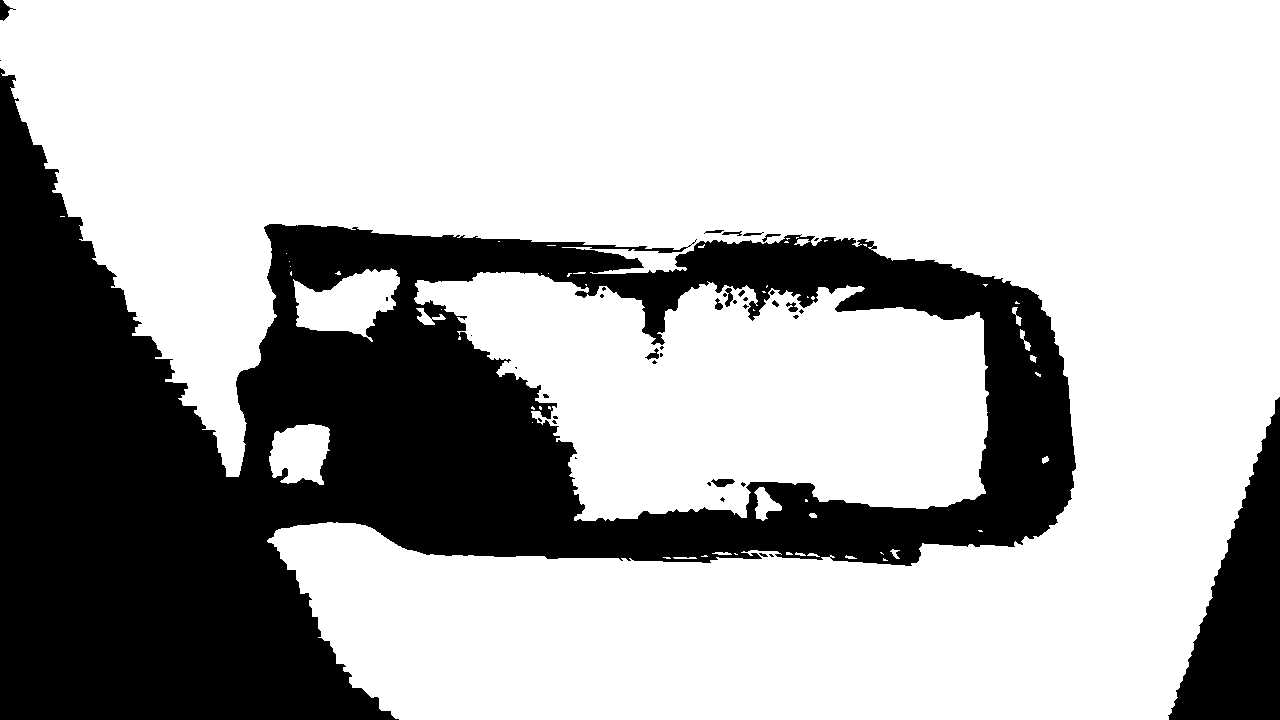
#> input picture xarm_pose_matching/images/data/depth/00000.png, 1280 x 720 px, found by its file name; its folder holds only this picture in this run
$ python convertir_video.py
#> lines starting #> are read from the running program, lines starting #| are printed output that depends on the picture
# [27 lines of commented-out code are left out]

import cv2
import os
import numpy as np

image_folder = '/home/brad/dev_ws/src/xarm_pose_matching/xarm_pose_matching/images/data/depth'
video_name = '/home/brad/dev_ws/src/xarm_pose_matching/xarm_pose_matching/images/data/videos/Depth.avi'

images = [img for img in os.listdir(image_folder) if img.endswith(".png")]
images.sort()

# Leer la primera imagen para tamaño
depth_image = cv2.imread(os.path.join(image_folder, images[0]), cv2.IMREAD_UNCHANGED)
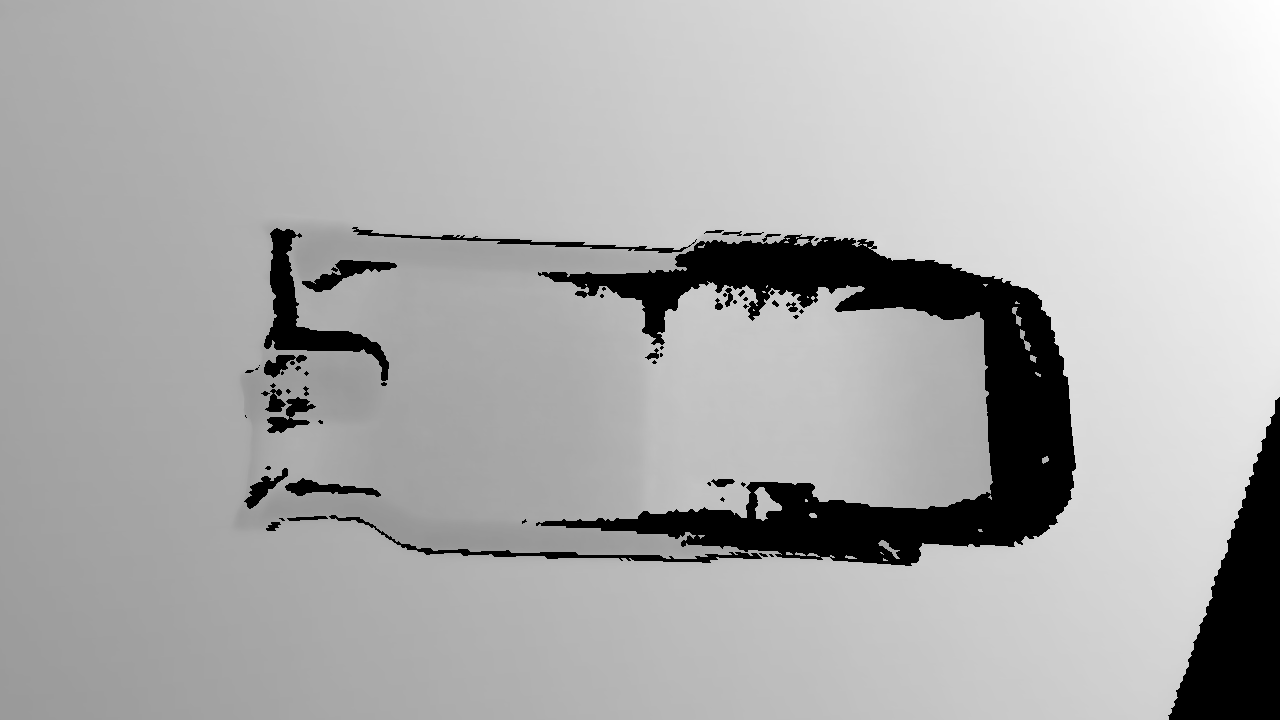
#> depth_image: shape (720, 1280) uint16; min 0, max 384, mean 260.7; drawn with min black and max white
height, width = depth_image.shape
#> height = 720; width = 1280

# Crear el video (3 canales porque convertimos la profundidad a color)
video = cv2.VideoWriter(video_name, cv2.VideoWriter_fourcc(*'XVID'), 20, (width, height))

for image in images:
    depth_raw = cv2.imread(os.path.join(image_folder, image), cv2.IMREAD_UNCHANGED)

    # Normalizar profundidad para que esté entre 0-255 (8-bit)
    depth_normalized = cv2.normalize(depth_raw, None, 0, 255, cv2.NORM_MINMAX)
    depth_normalized = np.uint8(depth_normalized)

    # Aplicar un colormap (opcional pero útil para visualización)
    depth_colored = cv2.applyColorMap(depth_normalized, cv2.COLORMAP_JET)
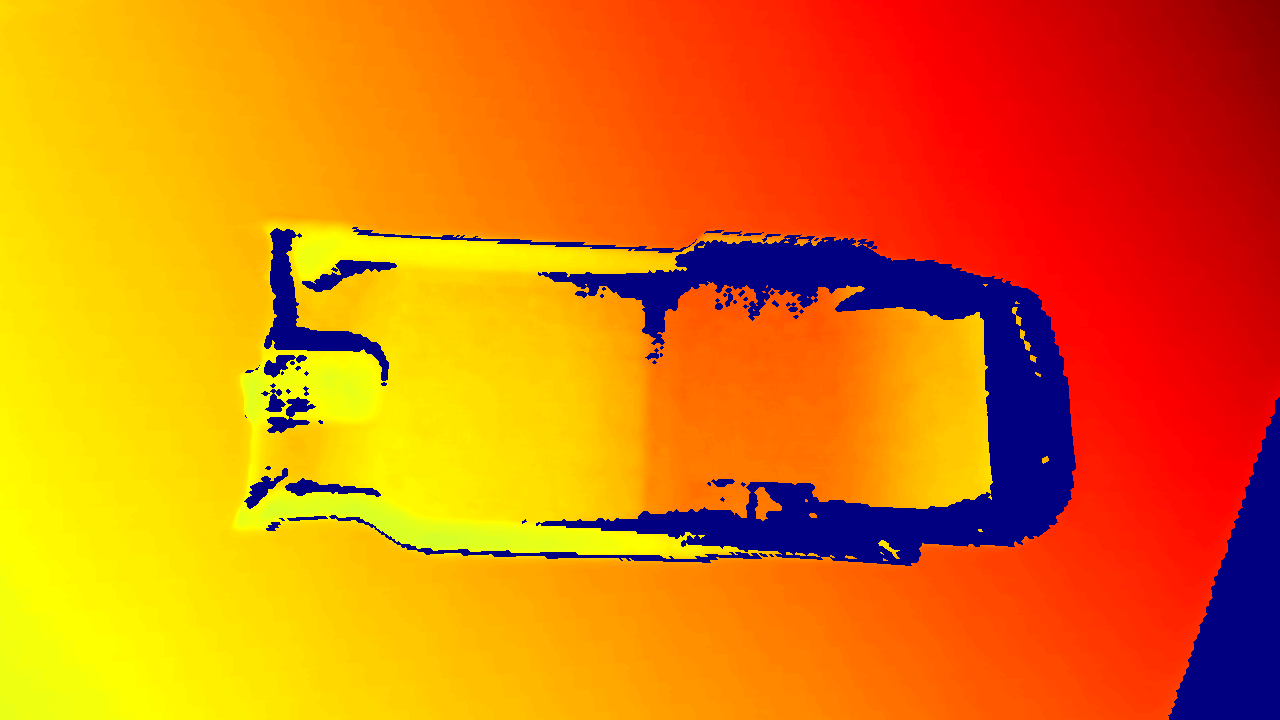
#> depth_colored: shape (720, 1280, 3); mean B, G, R 12.5, 120.2, 225.8

    video.write(depth_colored)

video.release()
print("✅ Video de profundidad creado exitosamente:", video_name)

$ run again, on xarm_pose_matching/images/data/depth/00028.png
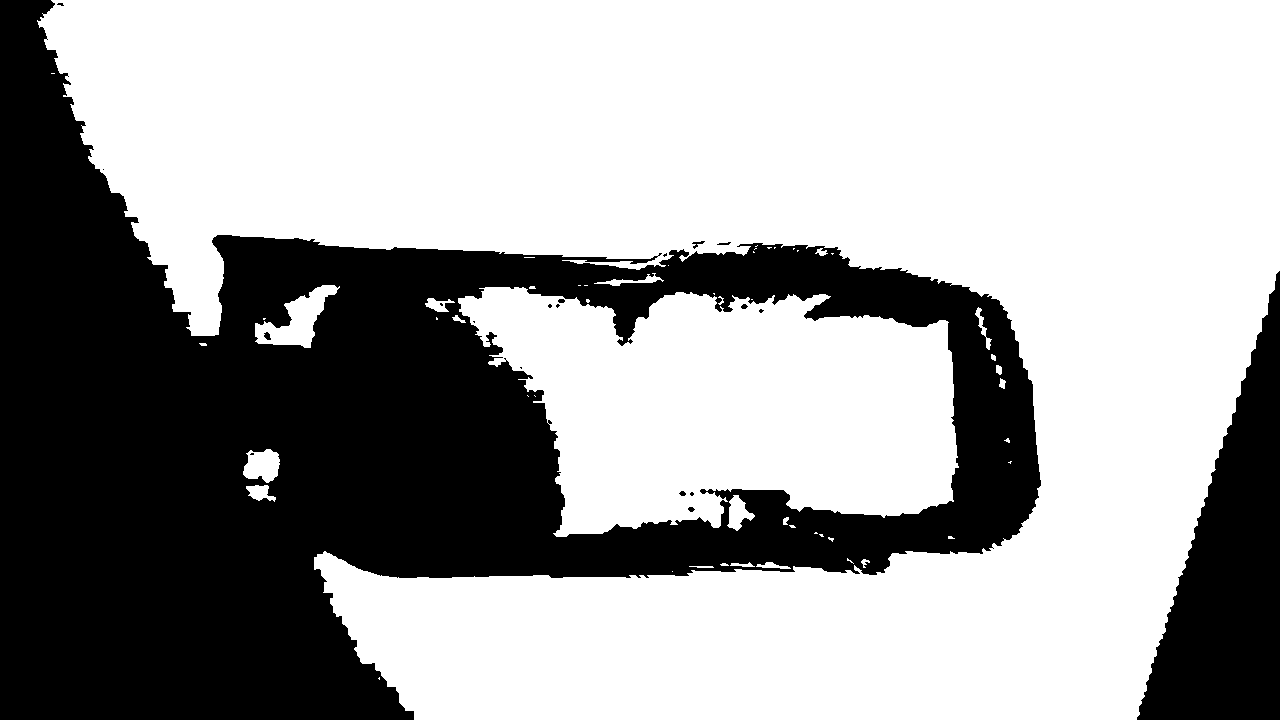
#> input picture xarm_pose_matching/images/data/depth/00028.png, 1280 x 720 px, found by its file name
#> `depth_image = cv2.imread(os.path.join(image_folder, images[0]), cv2.IM..`:
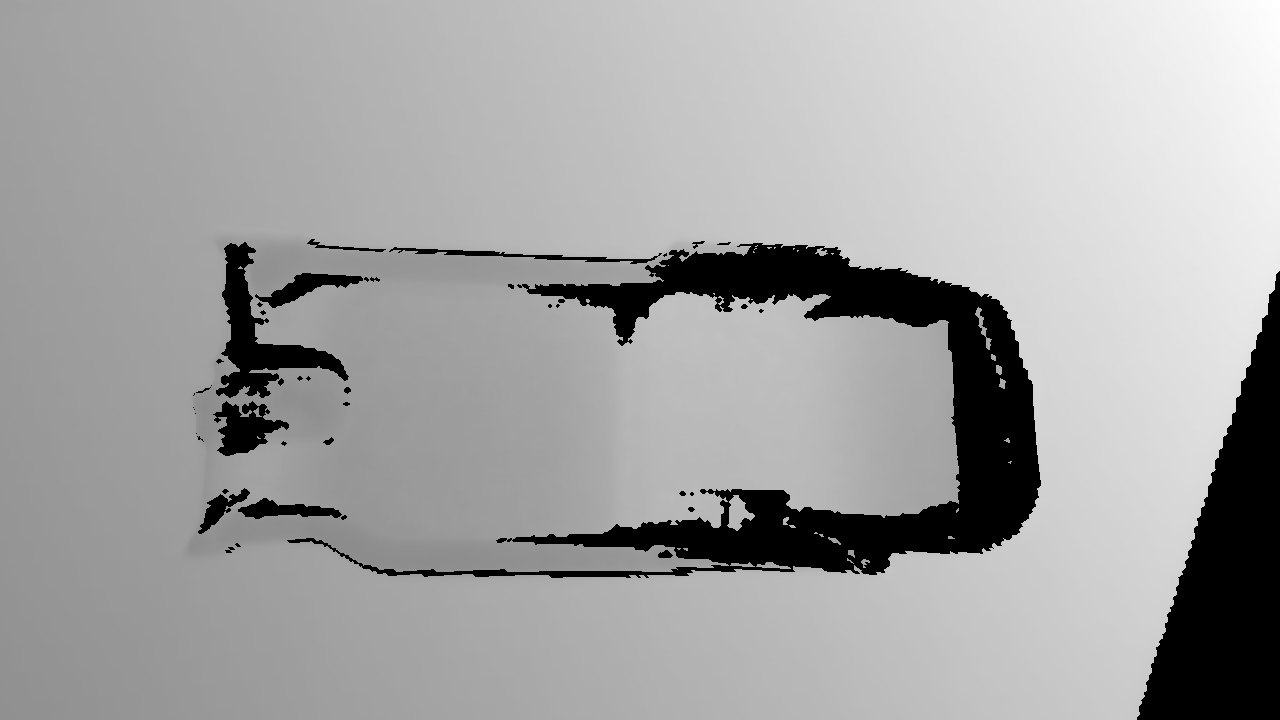
#> depth_image: shape (720, 1280) uint16; min 0, max 402, mean 257.2; drawn with min black and max white
#> `depth_colored = cv2.applyColorMap(depth_normalized, cv2.COLORMAP_JET)`:
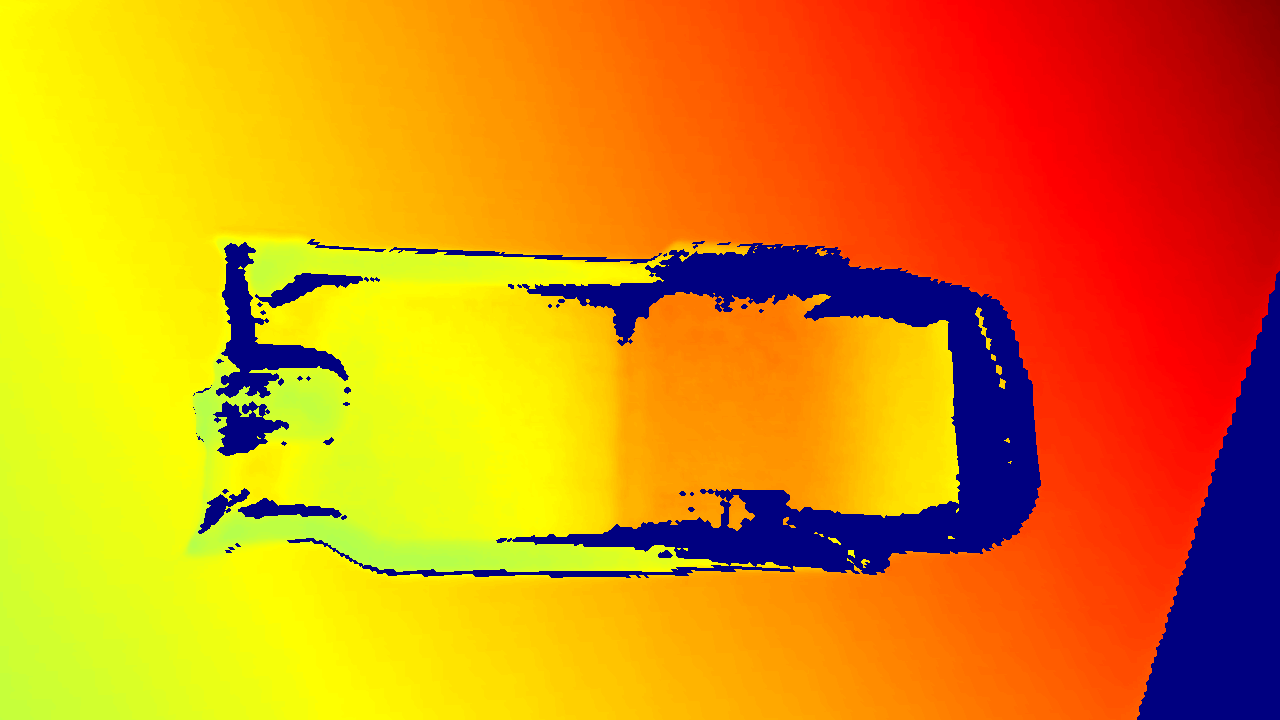
#> depth_colored: shape (720, 1280, 3); mean B, G, R 18.9, 139.6, 218.9

$ run again, on xarm_pose_matching/images/data/depth/00008.png
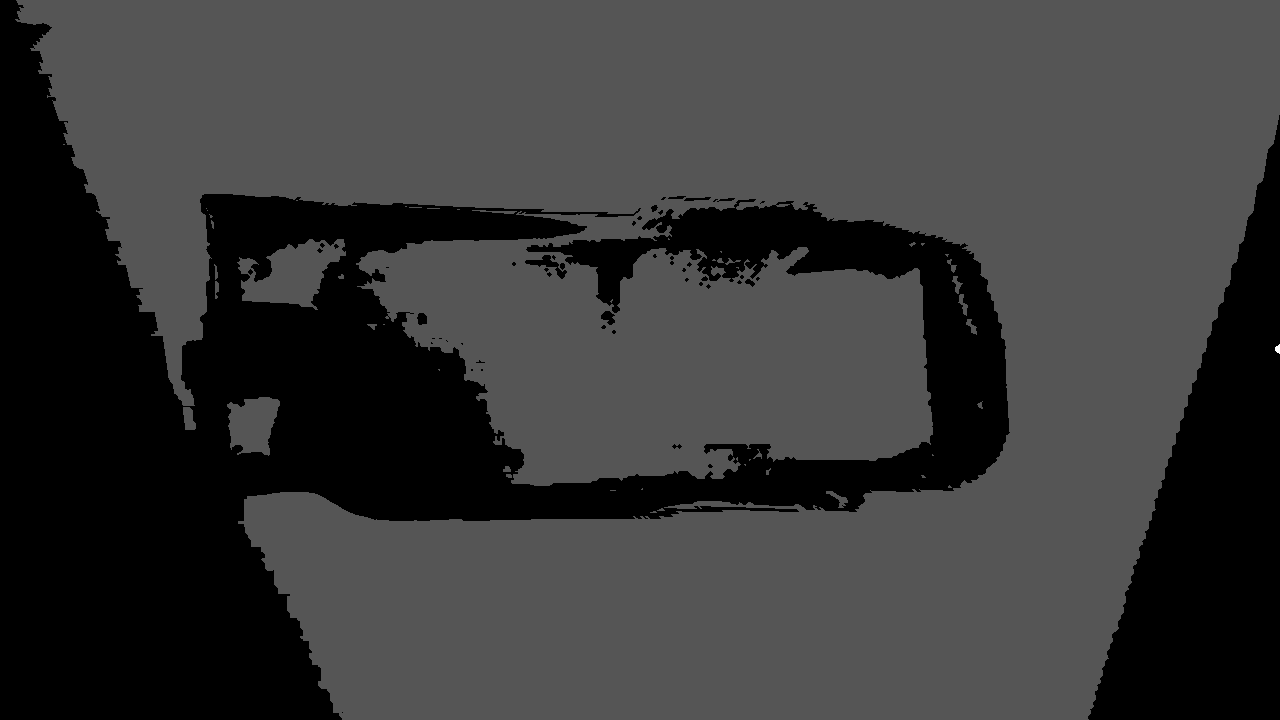
#> input picture xarm_pose_matching/images/data/depth/00008.png, 1280 x 720 px, found by its file name
#> depth_image is the input picture: shape (720, 1280) uint16; min 0, max 770, mean 254.7
#> `depth_normalized = cv2.normalize(depth_raw, None, 0, 255, cv2.NORM_MIN..`:
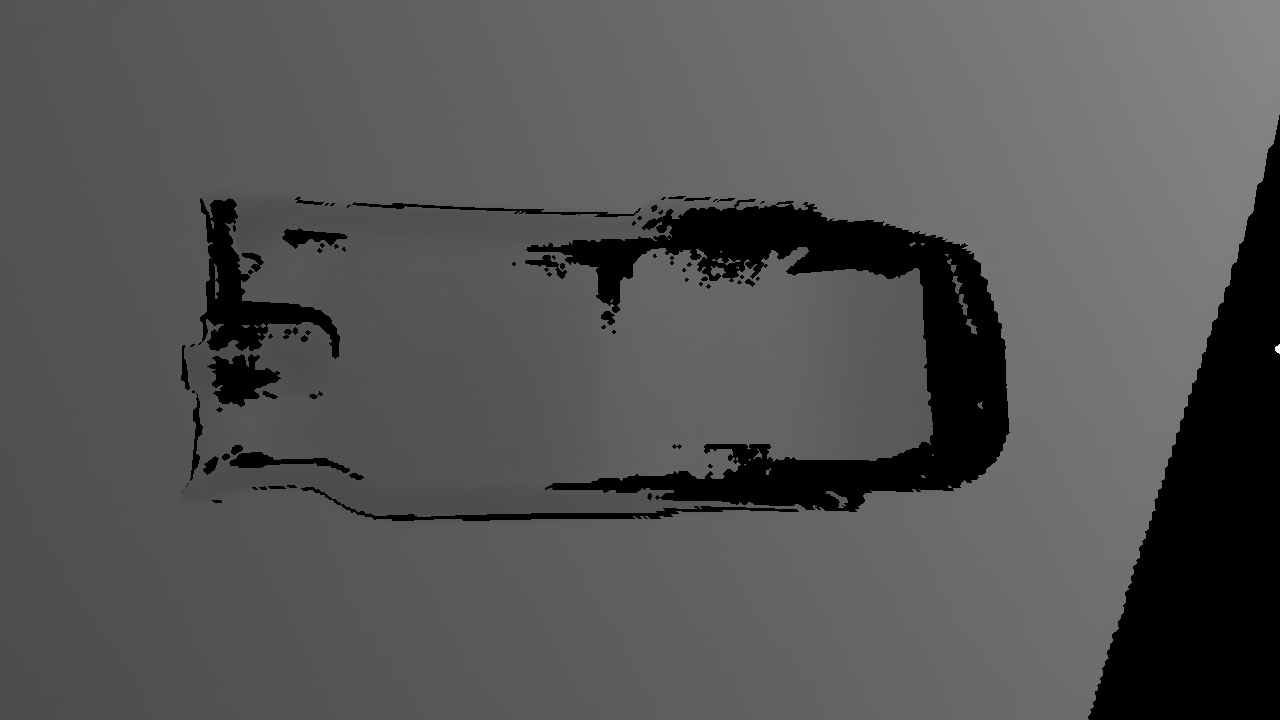
#> depth_normalized: shape (720, 1280) uint16; min 0, max 255, mean 84.3
#> `depth_colored = cv2.applyColorMap(depth_normalized, cv2.COLORMAP_JET)`:
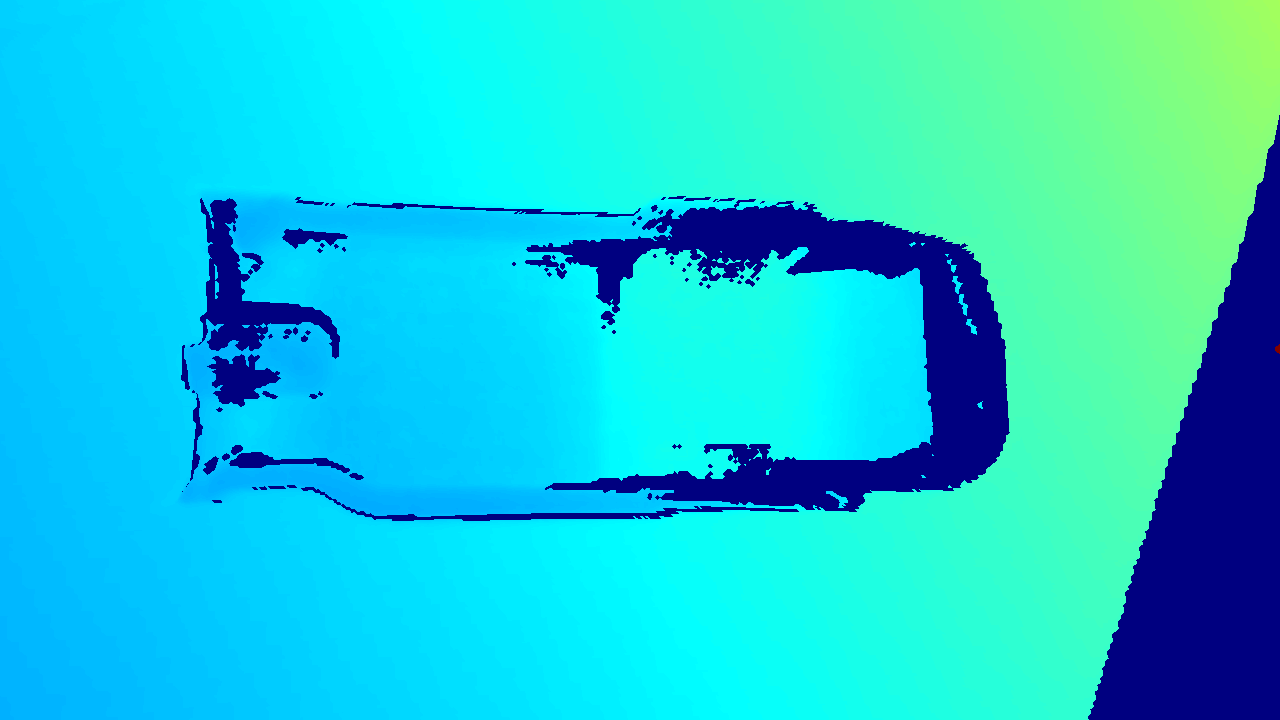
#> depth_colored: shape (720, 1280, 3); mean B, G, R 215.6, 203.2, 23.2
